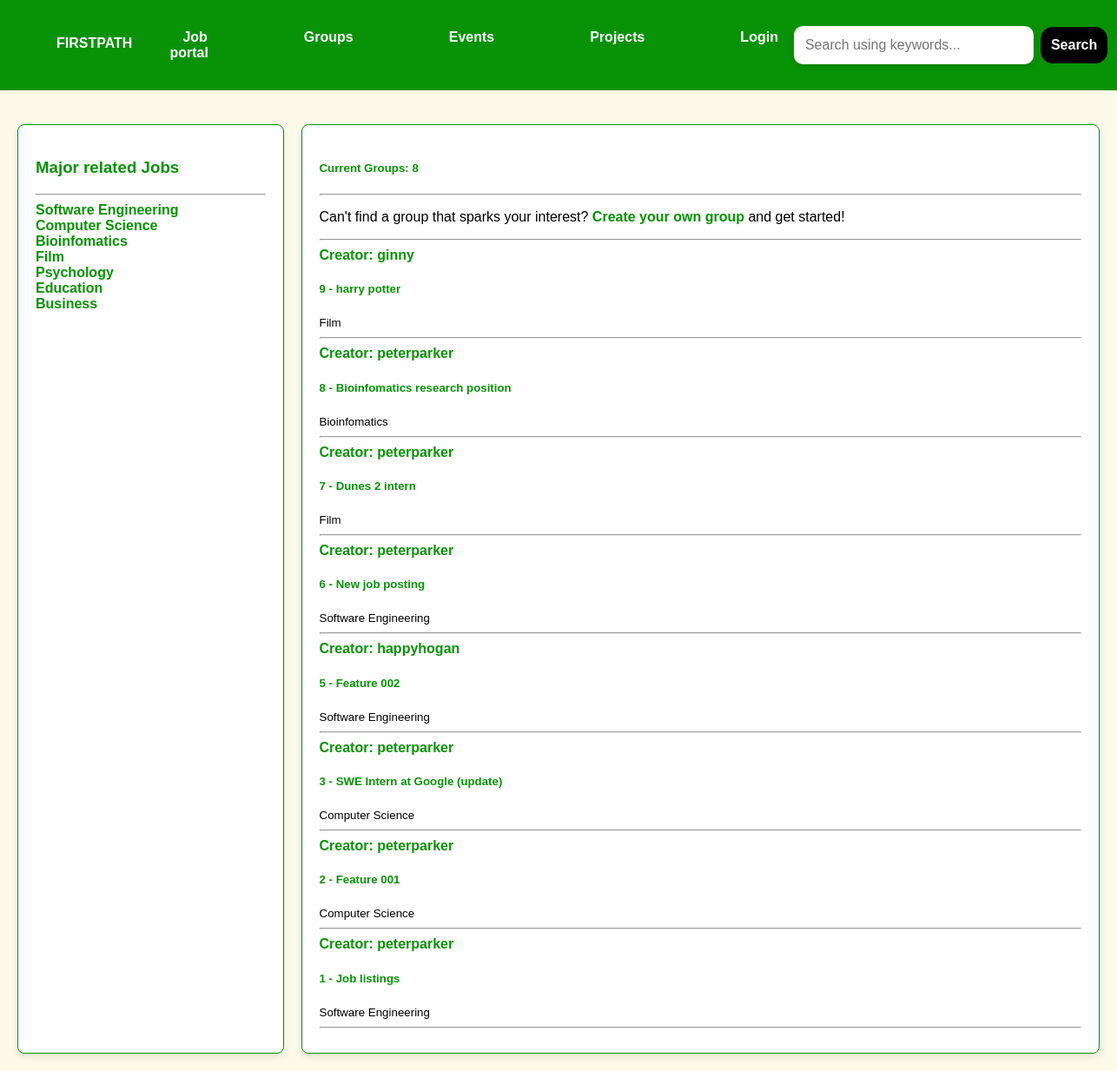
Before: / with the older database file.
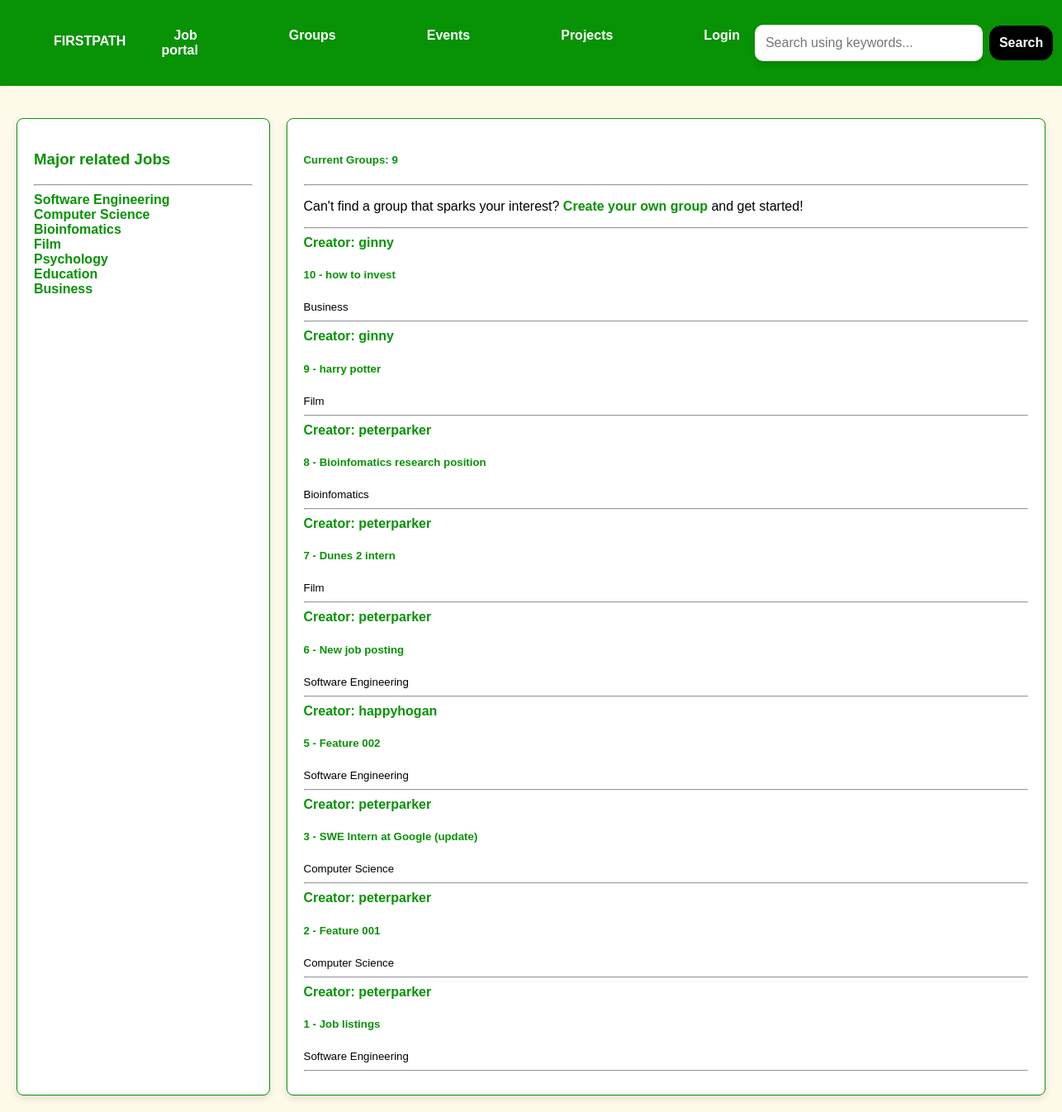
After: the same page with the newer database file.
### base/models.py (models this page shows, shortened)
class Topic(models.Model):
    name = models.CharField(max_length=200)

class Room(models.Model):
    host = models.ForeignKey(User, on_delete=models.SET_NULL, null=True)
    topic = models.ForeignKey(Topic, on_delete=models.SET_NULL, null=True)
    name = models.CharField(max_length=200)
    description = models.TextField(null=True, blank=True)
    participants= models.ManyToManyField(User, related_name='participants', blank=True)
    updated = models.DateTimeField(auto_now=True)
    created = models.DateTimeField(auto_now_add=True)
    class Meta:
        ordering = ['-updated', '-created']
    def __str__(self):
        return self.name

### base/views.py (the view)
# urls.py: path('', views.home, name='home'),
def home(request):
    q = request.GET.get('q') if request.GET.get('q') != None else ''
    rooms = Room.objects.filter(
        Q(topic__name__icontains=q) |
        Q(name__icontains=q) |
        Q(description__icontains=q)
    )
    topics = Topic.objects.all()
    room_count = rooms.count() #use for total no. of jobs
    room_messages = Message.objects.filter(Q(room__topic__name__icontains=q))
    context = {'rooms': rooms, 'topics': topics, 'room_count': room_count, 'room_messages': room_messages}
    return render(request, 'base/home.html', context)

### base/templates/base/home.html (shortened to what this page needs)
{% extends 'main.html' %}
{% block content %}
<div class="container">
    {% include 'base/major_job.html' %}
    <div>
        <h5>Current Groups: {{room_count}}</h5>
        <hr>
        <p>Can't find a group that sparks your interest? <a href="{% url 'create-room' %}">Create your own group </a>and get started!</p>
        <hr>
        {% include 'base/feed.html' %}
    </div>
</div>
{% endblock content %}

### base/templates/base/major_job.html (shortened to what this page needs)
<div>
    <h3>Major related Jobs</h3>
    <hr>
    {% for topic in topics %}
    <div>
        <a href="{% url 'home' %}?q={{topic.name}}">{{topic.name}}</a>
    </div>
    {% endfor %}
</div>

### base/templates/base/feed.html (shortened to what this page needs)
<div>
    {% for room in rooms %}
    <div>
        <a href="{% url 'user-profile' room.host.id %}">Creator: {{room.host.username}}</a>
        <h5>{{room.id}} - <a href="{% url 'room' room.id%}">{{room.name}}</a></h5>
        <small>{{room.topic.name}}</small>
        <hr>
    </div>
    {% endfor %}
</div>

Changed rows visible on the page:
added Room: host.username "ginny", id "10", name "how to invest", topic.name "Business"
Other visible differences:
{{ room_count }}: "8" → "9"
